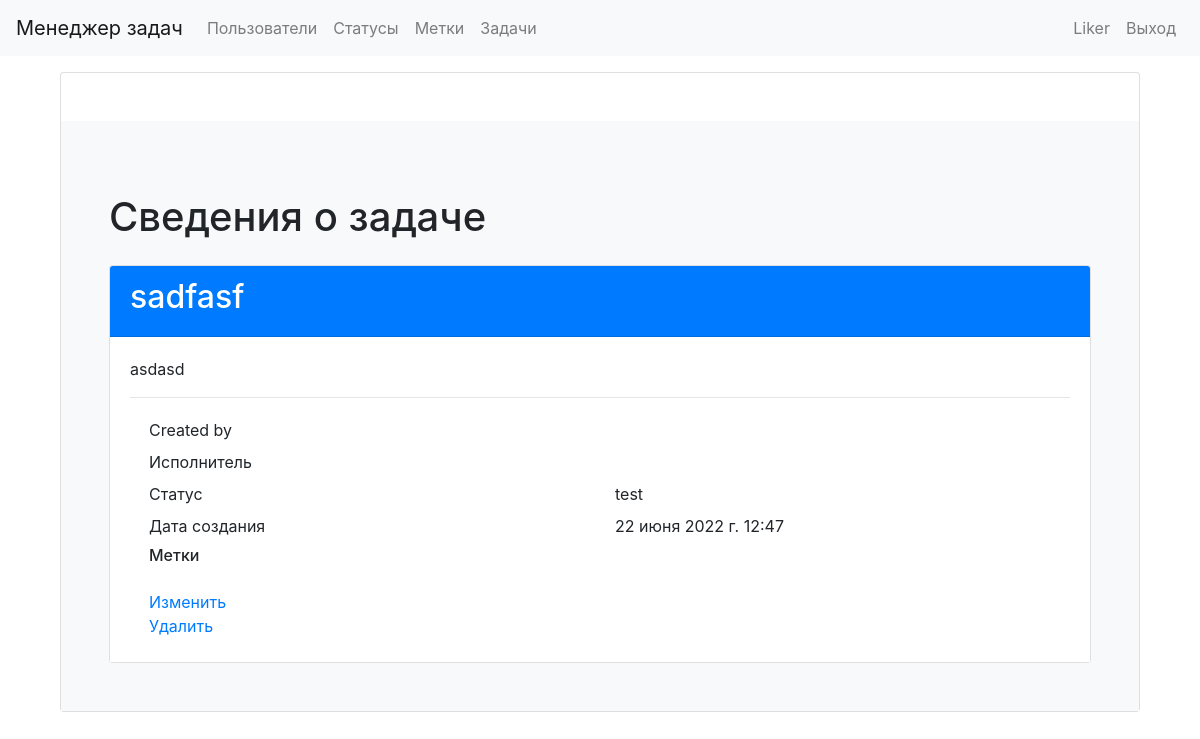
/tasks/1/ (signed in), run on an earlier commit of the app's database.
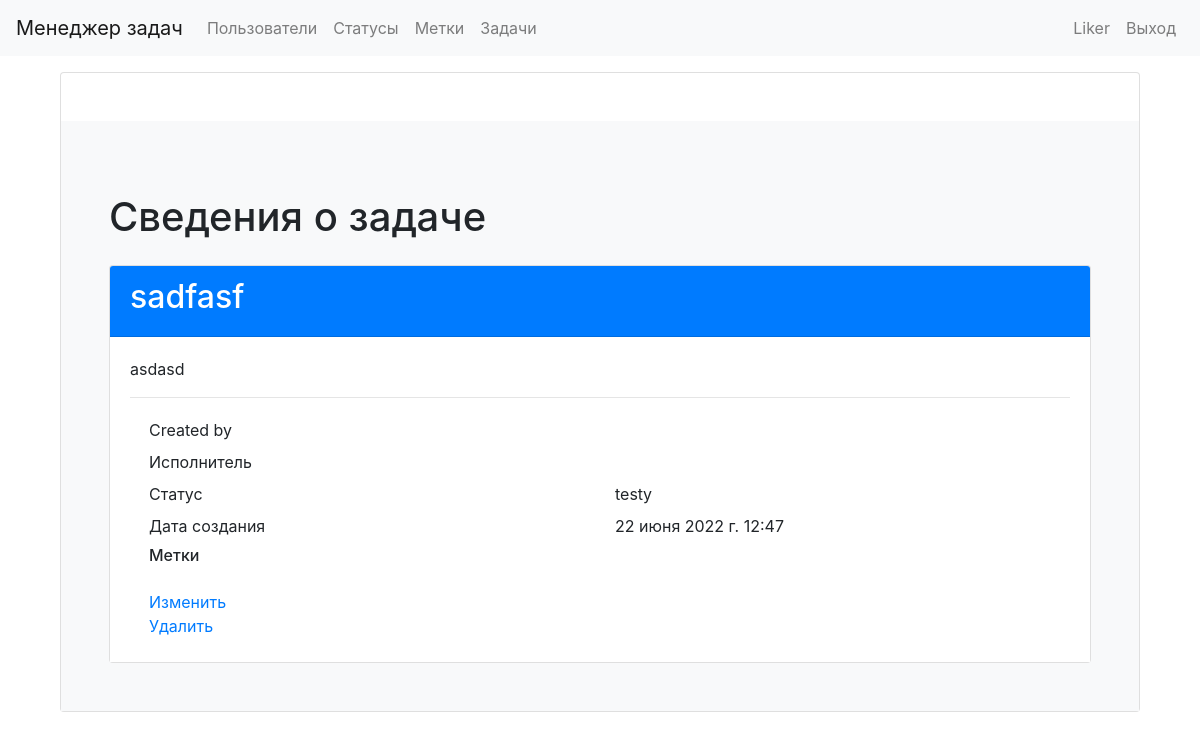
And on a later commit of the database.
### task_manager/tasks/models.py (models this page shows, shortened)
class Task(models.Model):
    name = models.CharField(
        max_length=MAX_LENGTH,
        unique=True,
        verbose_name=gettext_lazy('Name')
    )
    description = models.TextField(
        verbose_name=gettext_lazy('Description'),
        max_length=MAX_LENGTH_OF_DESCRIPTION,
        blank=True,
    )
    status = models.ForeignKey(
        Status,
        on_delete=models.PROTECT,
        verbose_name=gettext_lazy('Status'),
        blank=False,
    )
    author = models.ForeignKey(
        User,
        on_delete=models.CASCADE,
        verbose_name=gettext_lazy('Auhtor'),
        related_name='tasks_author',
    )
    executor = models.ForeignKey(
        User,
        verbose_name=gettext_lazy('Executor'),
        on_delete=models.PROTECT,
        blank=True,
        null=True,
        related_name='tasks_executor',
    )
    label = models.ManyToManyField(
        Label,
        verbose_name=gettext_lazy('Label'),
        blank=True,
        related_name='tasks',
        through='LabelTaskIntermediate',
        through_fields=('task', 'label'),
    )
    created_at = models.DateTimeField(
        auto_now_add=True,
        verbose_name=gettext_lazy('Date of create'),
    )
    class Meta:
        verbose_name = gettext_lazy('Task')
        ordering = ['id']

### task_manager/statuses/models.py (models this page shows)
class Status(models.Model):
    name = models.CharField(
        max_length=MAX_LENGTH,
        unique=True,
        verbose_name=gettext_lazy('Name')
    )
    created_at = models.DateTimeField(
        auto_now_add=True,
        verbose_name=gettext_lazy('Date of create'),
    )
    def __str__(self):
        return self.name
    class Meta:
        verbose_name = gettext_lazy('Status')
        ordering = ['id']

### task_manager/tasks/views.py (the view)
# urls.py: path('<int:pk>/', TaskDetails.as_view(), name='details'),
class TaskDetails(SuccessMessageMixin, LoginRequiredMixin, DetailView):
    model = Task
    template_name = TASK_DETAILS
    context_object_name = 'task_details'
    def get_context_data(self, **kwargs):
        context = super().get_context_data(**kwargs)
        context[TITLE] = TASK_DETAILS_TITLE
        context[LABEL] = self.get_object().label.all()
        return context

### task_manager/users/models.py (called while the page is built)
    def __str__(self):
        return self.get_full_name()

### task_manager/templates/task_details.html (shortened to what this page needs)
{% extends "base.html" %}
{% load i18n %}
{% load bootstrap4 %}
{% load static %}
{% block content %}
<div class="container wrapper flex-grow-1">
    <div class="card">
        <div class="card-body p-5 bg-light mt-5 pt-4 pb-16">
            <h1 class="my-4">
                {{ title }}
            </h1>
            <div class="card">
                <div class="card-header bg-primary text-white">
                    <h2>{{ task_details.name }}</h2>
                </div>
                <div class="card-body bg-white">
                    <p>{{ task_details.description }}</p>
                    <hr>
                    <div class="container">
                        <div class="row p-1">
                            <div class="col">{% translate "Created by" %}</div>
                            <div class="col">{{ task_details.author }}</div>
                        </div>
                        <div class="row p-1">
                            <div class="col">{% translate "Executive" %}</div>
                            <div class="col">{{ task_details.executor }}</div>
                        </div>
                        <div class="row p-1">
                            <div class="col">{% translate "Status" %}</div>
                            <div class="col">{{ task_details.status }}</div>
                        </div>
                        <div class="row p-1">
                            <div class="col">{% translate "Created at" %}</div>
                            <div class="col">{{ task_details.created_at }}</div>
                        </div>
                        <div class="row p-1">
                            <div class="col">
                                <h6>{% translate "Labels:" %}</h6>
                            </div>
                        </div>
                        <div class="row p-1">
                            <div class="col">
                                <a href="{% url 'tasks:change' task_details.id %}">{% translate "Change" %}</a>
                                <br>
                                <a href="{% url 'tasks:delete' task_details.id %}">{% translate "Delete" %}</a>
                              </div>
                        </div>
                    </div>
                </div>
            </div>
        </div>
    </div>
</div>
{% endblock %}

What changed in the data, as far as the page shows it:
changed through a linked row, Task "sadfasf": status "test" → "testу"
